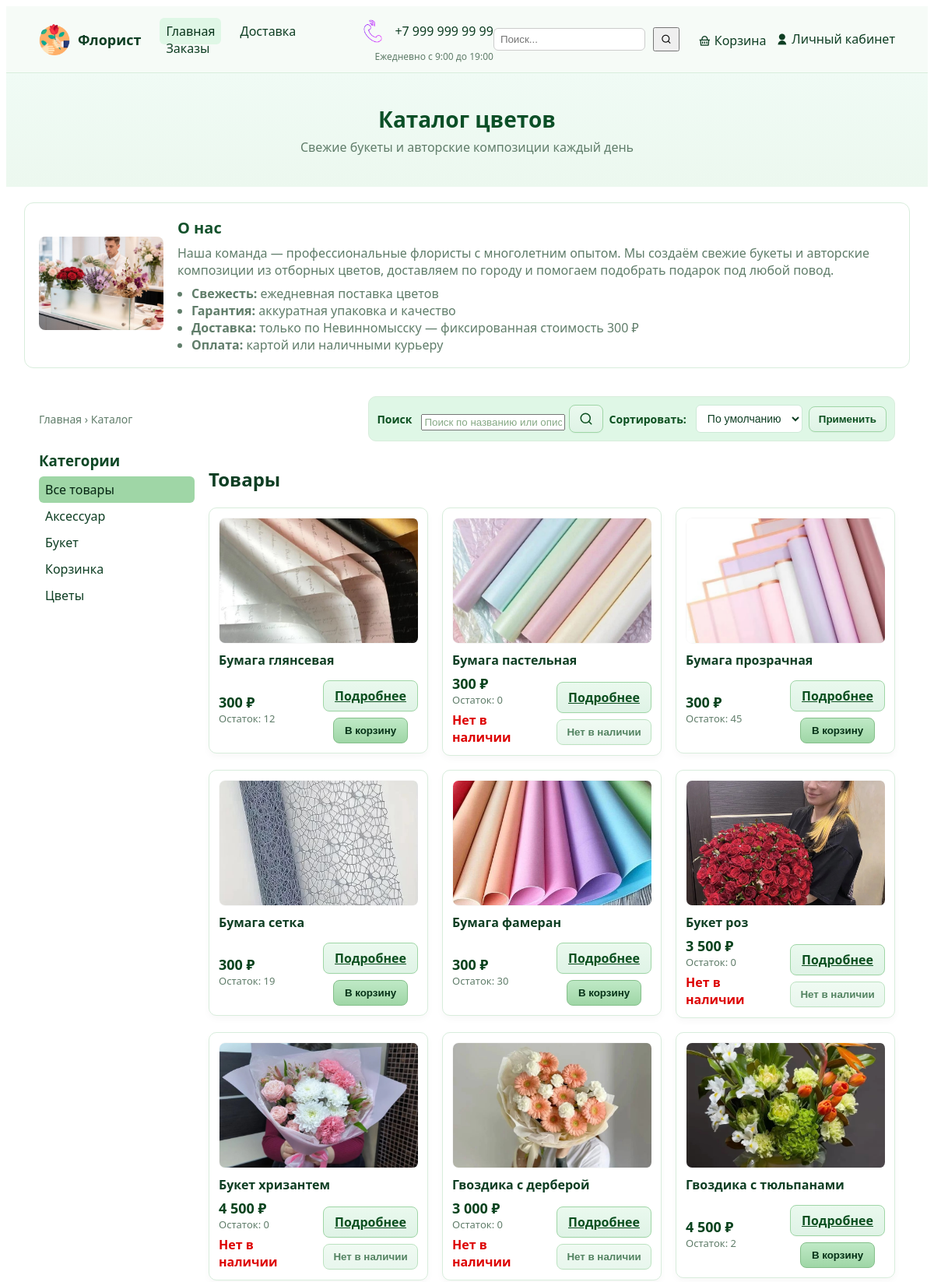
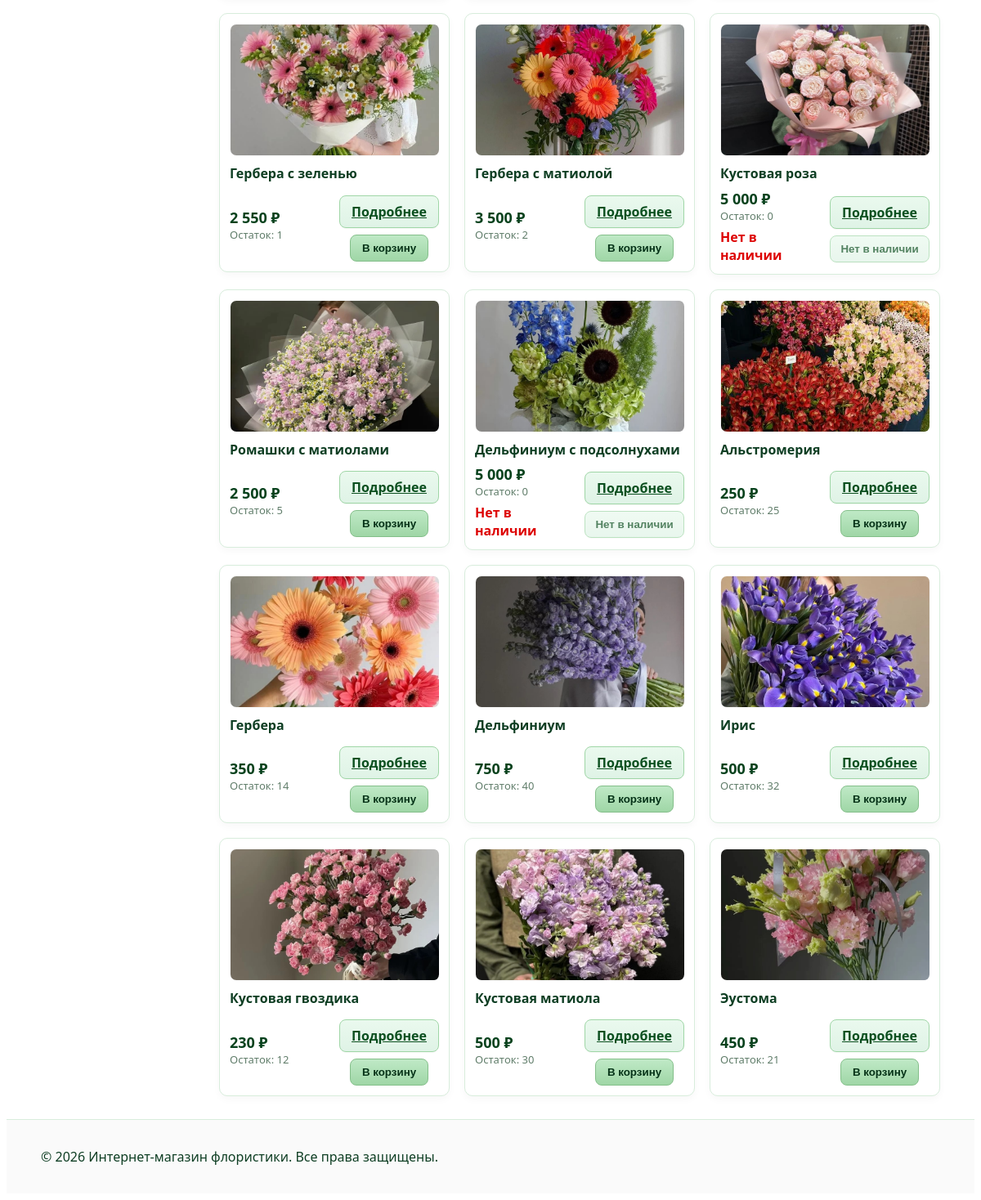
The page / on the database its author committed (2 pictures, top to bottom).
### tables this page shows
CREATE TABLE `flovers` (
  `id` int(11) NOT NULL,
  `name` varchar(255) NOT NULL,
  `price` decimal(11,0) NOT NULL,
  `image` varchar(255) NOT NULL,
  `categori` text NOT NULL,
  `kol_vo` int(250) NOT NULL,
  `opisanie` varchar(255) NOT NULL
);

### functions.php (called while the page is built, shortened)
<?php
function getDatabaseConnection() {
    $servername = "localhost";
    $username = "root";
    $password = "";
    $dbname = "flover";
    $conn = new mysqli($servername, $username, $password, $dbname);
    $conn->set_charset('utf8mb4');
    return $conn;
}
function getCatalogWithCategories() {
    $conn = getDatabaseConnection();
    $sql = "SELECT id, name, price, image, categori, kol_vo, opisanie FROM flovers";
    $result = $conn->query($sql);
    $catalogData = [];
    if ($result && $result->num_rows > 0) {
        while ($row = $result->fetch_assoc()) {
            $categoryName = trim($row['categori'] ?? '') ?: 'uncategorized';
            $row['id'] = isset($row['id']) ? (int)$row['id'] : 0;
            $row['kol_vo'] = isset($row['kol_vo']) ? (int)$row['kol_vo'] : 0;
            $row['price'] = isset($row['price']) ? (float)$row['price'] : 0.0;
            $row['name'] = $row['name'] ?? '';
            $row['image'] = $row['image'] ?? '';
            $row['opisanie'] = $row['opisanie'] ?? '';
            if (!isset($catalogData[$categoryName])) {
                $catalogData[$categoryName] = [];
            }
            $catalogData[$categoryName][] = $row;
        }
        ksort($catalogData, SORT_STRING | SORT_FLAG_CASE);
        foreach ($catalogData as &$items) {
            usort($items, function($a, $b) {
                return mb_strtolower($a['name']) <=> mb_strtolower($b['name']);
            });
        }
    }
    return $catalogData;
}
?>

### index.php (the view, shortened to what this page needs)
<?php
require_once 'functions.php';
function e($v) {
    return htmlspecialchars($v ?? '', ENT_QUOTES, 'UTF-8');
}
$catalogData = function_exists('getCatalogWithCategories') ? getCatalogWithCategories() : [];
$currentCategory = isset($_GET['category']) ? (string)$_GET['category'] : 'all';
$sort = isset($_GET['sort']) ? (string)$_GET['sort'] : 'default';
$q = trim((string)($_GET['q'] ?? ''));
if ($currentCategory !== 'all' && $currentCategory !== '' && isset($catalogData[$currentCategory])) {
    $itemsToShow = $catalogData[$currentCategory];
} else {
    $itemsToShow = [];
    foreach ($catalogData as $items) {
        if (is_array($items)) $itemsToShow = array_merge($itemsToShow, $items);
    }
}
$cartCount = 0;
?>
<!DOCTYPE html>
<html lang="ru">
<head>
  <link rel="stylesheet" href="https://cdn.jsdelivr.net/npm/remixicon@4.9.0/fonts/remixicon.css">
</head>
<body>
<header class="header">
  <div class="container">
     <div class="header__inner" style="display:flex;align-items:center;justify-content:space-between;padding:12px 0">
  <div class="header__brand" style="display:flex;align-items:center;gap:10px">
    <img src="icons/logo.png" alt="Логотип Флориста" class="header__logo" style="width:40px;height:40px">
    <span class="header__site-name">Флорист</span>
  </div>
  <nav class="header__nav" style="flex:1;margin-left:24px">
    <a href="index.php" class="header__nav-link active" style="margin-right:12px">Главная</a>
    <a href="#about-us" class="header__nav-link">Доставка</a>
    <a href="zakaz.php" class="header__nav-link" style="margin-right:12px">Заказы</a>
  </nav>
<div class="header__contact">
        <a href="tel:+79999999999" class="header__phone">
          <img src="icons/telefon.png" alt="Телефон" class="header__phone-icon" height="50">
          <span class="header__phone-number">+7 999 999 99 99</span>
        </a>
        <p class="header__work-hours">Ежедневно с 9:00 до 19:00</p>
      </div>
  <div style="display:flex;gap:12px;align-items:center">
    <form class="header__search-form" method="GET" action="">
      <input type="search" name="q" value="<?php echo e($q); ?>" placeholder="Поиск..." class="header__search-input" aria-label="Поиск" style="padding:6px 8px;border:1px solid #ccc;border-radius:6px">
      <button type="submit" class="header__search-btn" style="margin-left:6px;padding:6px 8px"><i class="ri-search-line" aria-hidden="true"></i></button>
    </form>
    <div class="header__quick-action" style="display:flex;gap:12px;align-items:center;margin-left:12px">
      <a href="cart.php" class="header__cart" aria-label="Корзина" style="text-decoration:none;color:inherit">
        <i class="ri-shopping-basket-line" aria-hidden="true"></i>
        <span>Корзина</span><sup class="cart-count"><?php echo $cartCount ?: ''; ?></sup>
      </a>
      <a href="vhod_admin.php" class="header__account" aria-label="Личный кабинет" style="text-decoration:none;color:inherit">
        <i class="ri-user-fill" aria-hidden="true"></i>
        <span>Личный кабинет</span>
      </a>
    </div>
  </div>
</div>
   </div>
</header>
<section class="site-banner">
  <div class="container" style="padding:18px 0;text-align:center"  id="about-us">
      <h1>Каталог цветов</h1>
      <p>Свежие букеты и авторские композиции каждый день</p>
  </div>
</section>
<section class="about-us" style="margin:20px 0;" >
  <div class="container" style="background:var(--card);border:1px solid var(--border);padding:18px;border-radius:12px;display:flex;gap:18px;align-items:center;">
    <div style="flex:0 0 160px;">
      <img src="icons/florist.jpg" alt="О нас" style="width:160px;height:120px;object-fit:cover;border-radius:8px;">
    </div>
    <div style="flex:1;">
      <h2 style="margin:0 0 8px;font-size:20px;color:#13512b;">О нас</h2>
      <p style="margin:0 0 8px;color:var(--muted);">
          Наша команда — профессиональные флористы с многолетним опытом. Мы создаём свежие букеты и авторские композиции из отборных цветов, доставляем по городу и помогаем подобрать подарок под любой повод.
        </p>
        <ul style="margin:0;padding-left:18px;color:var(--muted);">
          <li><strong>Свежесть:</strong> ежедневная поставка цветов</li>
          <li><strong>Гарантия:</strong> аккуратная упаковка и качество</li>
          <li><strong>Доставка:</strong> только по Невинномысску — фиксированная стоимость 300 ₽</li>
          <li><strong>Оплата:</strong> картой или наличными курьеру</li>
        </ul>
    </div>
  </div>
</section>
<main class="main container" style="padding-top:16px" id="buket">
  <div style="display:flex;justify-content:space-between;align-items:center;margin-bottom:12px">
    <div class="breadcrumbs">Главная › Каталог <?php if ($currentCategory !== 'all' && $currentCategory !== '') echo '› <strong>' . e($currentCategory) . '</strong>'; ?></div>
    <div class="controls-row">
  <form id="controlsForm" method="GET" class="search-form">
    <label for="q" class="visually-hidden">Поиск</label>
    <div class="search-input-wrap">
      <input id="q" name="q" value="<?php echo e($q); ?>" placeholder="Поиск по названию или описанию" aria-label="Поиск">
      <button type="submit" class="btn btn-outline search-btn" aria-label="Найти">
      </button>
    </div>
    <label for="sort-select">Сортировать:</label>
    <select id="sort-select" name="sort" onchange="document.getElementById('controlsForm').submit()">
      <option value="default" <?php echo $sort === 'default' ? 'selected' : ''; ?>>По умолчанию</option>
    </select>
    <button type="submit" class="btn btn-outline">Применить</button>
  </form>
</div>
  </div>
  <div style="display:flex;gap:18px;align-items:flex-start">
          <aside class="catalog-sidebar">
        <h3>Категории</h3>
        <ul>
          <li><a href="?category=all&sort=<?php echo urlencode($sort); ?>&q=<?php echo urlencode($q); ?>" data-cat="all" <?php echo $currentCategory === 'all' ? 'aria-current="true"' : ''; ?>>Все товары</a></li>
          <?php foreach ($catalogData as $catName => $items): ?>
            <li>
              <a href="?category=<?php echo urlencode($catName); ?>&sort=<?php echo urlencode($sort); ?>&q=<?php echo urlencode($q); ?>"
                data-cat="<?php echo e($catName); ?>" <?php echo $currentCategory === $catName ? 'aria-current="true"' : ''; ?>>
                <?php echo e($catName); ?>
              </a>
            </li>
          <?php endforeach; ?>
        </ul>
      </aside>
    <section style="flex:1">
        <h2>Товары</h2>
        <div class="products-grid">
          <?php if (!empty($itemsToShow)): ?>
            <?php foreach ($itemsToShow as $item):
              $itemId = isset($item['id']) ? (int)$item['id'] : 0;
              $name = $item['name'] ?? '';
              $price = isset($item['price']) ? (float)$item['price'] : 0.0;
              $kol_vo = isset($item['kol_vo']) ? (int)$item['kol_vo'] : 0;
              $imgFile = !empty($item['image']) ? 'kartinka/' . $item['image'] : 'icons/no-image.png';
              $isOut = $kol_vo <= 0;
            ?>
              <article class="product-card" id="product-<?php echo e($itemId); ?>" data-stock="<?php echo (int)$kol_vo; ?>">
                <a href="product.php?id=<?php echo urlencode($itemId ?: $name); ?>" class="pc-image">
                  <img src="<?php echo e($imgFile); ?>" alt="<?php echo e($name); ?>">
                </a>
                <div class="pc-body">
                  <h3 class="pc-title"><?php echo e($name); ?></h3>
                  <div style="display:flex;justify-content:space-between;align-items:center;gap:12px">
                    <div>
                      <div class="pc-price"><?php echo number_format($price, 0, '', ' '); ?> ₽</div>
                      <div class="small text-muted">Остаток: <span class="stock-count"><?php echo max(0, $kol_vo); ?></span></div>
                      <?php if ($isOut): ?>
                        <div style="color:#d00;font-weight:700;margin-top:6px">Нет в наличии</div>
                      <?php endif; ?>
                    </div>
                    <div class="pc-actions">
                      <a href="product.php?id=<?php echo urlencode($itemId ?: $name); ?>" class="btn btn-outline">Подробнее</a>
                      <?php if ($isOut): ?>
                        <button class="btn btn-outline" disabled style="opacity:0.7;cursor:not-allowed;">Нет в наличии</button>
                      <?php else: ?>
                        <form method="POST" action="cart.php" class="add-to-cart-form" data-id="<?php echo e($itemId); ?>" style="display:inline;">
                          <button type="submit" class="btn btn-primary">В корзину</button>
                        </form>
                      <?php endif; ?>
                    </div>
                  </div>
                </div>
              </article>
            <?php endforeach; ?>
          <?php else: ?>
            <p>Товаров в этой категории пока нет.</p>
          <?php endif; ?>
        </div>
      </section>
  </div>
</main>
<footer style="margin-top:28px;padding:18px 0;background:#fafafa">
  <div class="container">
    <p>© <?php echo date("Y"); ?> Интернет-магазин флористики. Все права защищены.</p>
  </div>
</footer>
</body>
</html>

### index.php (style rules this page uses)
:root { --bg:#f6fbf7; --card:#ffffff; --muted:#607d6a; --accent:#dff7e6; --border:#d8eddc; --text:#0e3e23; --accent-strong:#9fd6a6; --btn-bg:linear-gradient(180deg,#eaf9ee,#dff3e6); }
.header__inner { display:flex;align-items:center;justify-content:space-between;padding:12px 0 }
.header__brand { display:flex;align-items:center;gap:10px }
.header__nav { flex:1;margin-left:24px }
.header__contact { display:flex;flex-direction:column;align-items:flex-end;gap:4px }
.container { max-width:1100px;margin:0 auto;padding:0 16px;color:var(--text);font-family:system-ui,-apple-system,"Segoe UI",Roboto,Arial }
.header { background:var(--bg);border-bottom:1px solid var(--border) }
.header__logo { width:40px;height:40px;border-radius:6px;object-fit:cover }
.header__site-name { font-weight:700;color:var(--text);font-size:18px }
.header__nav-link { color:var(--text);text-decoration:none;padding:6px 8px;border-radius:6px }
.header__nav-link.active, .header__nav-link:hover { background:var(--accent);color:#08331a }
.header__phone { display:flex;align-items:center;gap:8px;text-decoration:none;color:var(--text) }
.header__phone-icon { width:40px;height:40px;border-radius:6px;object-fit:contain }
.header__work-hours { font-size:12px;color:var(--muted);margin:0 }
.site-banner { background:linear-gradient(180deg,#f0fbf5,#ecf8ef);padding:22px 0;text-align:center }
.site-banner h1 { margin:0;color:#0b4f27;font-size:28px }
.site-banner p { margin:6px 0 0;color:var(--muted) }
.about-us .container { background:var(--card);border:1px solid var(--border);padding:18px;border-radius:12px;display:flex;gap:18px;align-items:center }
.about-us h2 { margin:0 0 8px;font-size:20px;color:#13512b }
.about-us p, .about-us ul { color:var(--muted);margin:0 }
.main.container { padding-top:16px }
.breadcrumbs { color:var(--muted);font-size:14px }
.controls-row { display:flex;gap:12px;align-items:center;background:var(--accent);padding:10px;border-radius:10px;border:1px solid var(--border) }
#controlsForm { display:flex;gap:8px;align-items:center;margin:0 }
#controlsForm label { font-weight:600;color:#0b4f1f;margin-right:4px;font-size:14px }
#controlsForm input[type="search"], #controlsForm input[type="text"], #controlsForm select { background:#fff;border:1px solid #cde9d7;padding:8px 10px;border-radius:6px;color:var(--text);font-size:14px;min-height:36px }
#controlsForm input::placeholder { color:#86a985 }
.btn { display:inline-flex;align-items:center;justify-content:center;border-radius:8px;padding:8px 12px;border:1px solid transparent;cursor:pointer;font-weight:600 }
.btn.btn-outline { background:var(--btn-bg);border:1px solid var(--accent-strong);color:#0b4f1f;box-shadow:0 1px 0 rgba(6,40,18,0.03) }
.btn.btn-primary { background:linear-gradient(180deg,#bfe9c6,#9fd6a6);color:#053217;border:1px solid #84bf8a }
.catalog-sidebar { width:200px;flex:0 0 200px }
.catalog-sidebar h3 { margin:0 0 8px;color:#0d4725 }
.catalog-sidebar ul { list-style:none;padding-left:0;margin:0 }
.catalog-sidebar a { display:block;padding:6px 8px;border-radius:6px;color:var(--text);text-decoration:none }
.catalog-sidebar a[aria-current="true"], .catalog-sidebar a:hover { background:var(--accent-strong);color:#052512 }
.products-grid { display:grid; grid-template-columns: repeat(auto-fill, minmax(220px, 1fr)); gap:18px; align-items:start; }
.product-card .pc-image { display:block; width:100%; border-radius:8px; overflow:hidden; text-decoration:none; }
.product-card { background:var(--card); border:1px solid var(--border); padding:12px; border-radius:10px; display:flex; flex-direction:column; gap:12px; min-height:160px; box-shadow:0 4px 10px rgba(6,40,18,0.03); transition:transform .12s ease, box-shadow .12s ease; }
.product-card img { display:block; width:100%; height:160px; object-fit:cover; border-radius:8px; border:1px solid rgba(0,0,0,0.03); }
.pc-body { display:flex;flex-direction:column;gap:8px }
.pc-title { margin:0;font-size:16px;color:var(--text);line-height:1.2 }
.pc-price { font-weight:800;color:#08421d;font-size:18px }
.small.text-muted { color:var(--muted);font-size:13px }
.pc-actions { display:flex;flex-direction:column;gap:8px;align-items:flex-end }
.pc-actions .btn { min-width:96px }
.pc-price { font-weight:800;color:#08421d }
.pc-actions { display:flex;gap:8px;align-items:center;margin-top:8px }
footer { margin-top:28px;padding:18px 0;background:#fbfdf9;color:var(--muted);border-top:1px solid var(--border) }

### rows shown on the page
flovers: image (picture), name "Бумага глянсевая", price "300", kol_vo "12"
flovers: image (picture), name "Бумага пастельная", price "300", kol_vo "0", shows "Нет в наличии"
flovers: image (picture), name "Бумага прозрачная", price "300", kol_vo "45"
flovers: image (picture), name "Бумага сетка", price "300", kol_vo "19"
flovers: image (picture), name "Бумага фамеран", price "300", kol_vo "30"
flovers: image (picture), name "Букет роз", price "3 500", kol_vo "0", shows "Нет в наличии"
flovers: image (picture), name "Букет хризантем", price "4 500", kol_vo "0", shows "Нет в наличии"
flovers: image (picture), name "Гвоздика с дерберой", price "3 000", kol_vo "0", shows "Нет в наличии"
flovers: image (picture), name "Гвоздика с тюльпанами", price "4 500", kol_vo "2"
flovers: image (picture), name "Гербера с зеленью", price "2 550", kol_vo "1"
flovers: image (picture), name "Гербера с матиолой", price "3 500", kol_vo "2"
flovers: image (picture), name "Кустовая роза", price "5 000", kol_vo "0", shows "Нет в наличии"
flovers: image (picture), name "Ромашки с матиолами", price "2 500", kol_vo "5"
flovers: image (picture), name "Дельфиниум с подсолнухами", price "5 000", kol_vo "0", shows "Нет в наличии"
flovers: image (picture), name "Альстромерия", price "250", kol_vo "25"
flovers: image (picture), name "Гербера", price "350", kol_vo "14"
flovers: image (picture), name "Дельфиниум", price "750", kol_vo "40"
flovers: image (picture), name "Ирис", price "500", kol_vo "32"
flovers: image (picture), name "Кустовая гвоздика", price "230", kol_vo "12"
flovers: image (picture), name "Кустовая матиола", price "500", kol_vo "30"
flovers: image (picture), name "Эустома", price "450", kol_vo "21"

### other values the page prints
$catName "Аксессуар"
$catName "Букет"
$catName "Корзинка"
$catName "Цветы"
